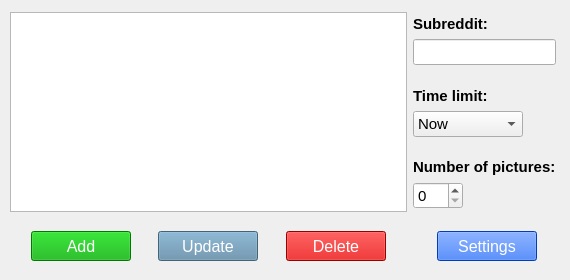
<?xml version="1.0" encoding="UTF-8"?>
<ui version="4.0">
 <class>MainWindow</class>
 <widget class="QMainWindow" name="MainWindow">
  <property name="geometry">
   <rect>
    <x>0</x>
    <y>0</y>
    <width>570</width>
    <height>280</height>
   </rect>
  </property>
  <property name="windowTitle">
   <string>Reddit Background Changer</string>
  </property>
  <widget class="QWidget" name="centralwidget">
   <widget class="QWidget" name="gridLayoutWidget">
    <property name="geometry">
     <rect>
      <x>10</x>
      <y>0</y>
      <width>551</width>
      <height>261</height>
     </rect>
    </property>
    <layout class="QGridLayout" name="gridLayout">
     <item row="2" column="0">
      <layout class="QHBoxLayout" name="horizontalLayout">
       <item>
        <spacer name="horizontalSpacer_3">
         <property name="orientation">
          <enum>Qt::Horizontal</enum>
         </property>
         <property name="sizeHint" stdset="0">
          <size>
           <width>40</width>
           <height>20</height>
          </size>
         </property>
        </spacer>
       </item>
       <item>
        <widget class="QPushButton" name="addButton">
         <property name="minimumSize">
          <size>
           <width>100</width>
           <height>30</height>
          </size>
         </property>
         <property name="font">
          <font>
           <pointsize>12</pointsize>
           <weight>50</weight>
           <bold>false</bold>
          </font>
         </property>
         <property name="styleSheet">
          <string notr="true">background-color: rgb(0, 170, 0);
color: rgb(255, 255, 255);</string>
         </property>
         <property name="text">
          <string>Add</string>
         </property>
        </widget>
       </item>
       <item>
        <spacer name="horizontalSpacer">
         <property name="orientation">
          <enum>Qt::Horizontal</enum>
         </property>
         <property name="sizeHint" stdset="0">
          <size>
           <width>40</width>
           <height>20</height>
          </size>
         </property>
        </spacer>
       </item>
       <item>
        <widget class="QPushButton" name="updateButton">
         <property name="enabled">
          <bool>true</bool>
         </property>
         <property name="minimumSize">
          <size>
           <width>100</width>
           <height>30</height>
          </size>
         </property>
         <property name="font">
          <font>
           <pointsize>12</pointsize>
          </font>
         </property>
         <property name="styleSheet">
          <string notr="true">background-color: rgb(93,138,168);
color: rgb(255, 255, 255);</string>
         </property>
         <property name="text">
          <string>Update</string>
         </property>
         <property name="default">
          <bool>false</bool>
         </property>
         <property name="flat">
          <bool>false</bool>
         </property>
        </widget>
       </item>
       <item>
        <spacer name="horizontalSpacer_2">
         <property name="orientation">
          <enum>Qt::Horizontal</enum>
         </property>
         <property name="sizeHint" stdset="0">
          <size>
           <width>40</width>
           <height>20</height>
          </size>
         </property>
        </spacer>
       </item>
       <item>
        <widget class="QPushButton" name="deleteButton">
         <property name="minimumSize">
          <size>
           <width>100</width>
           <height>30</height>
          </size>
         </property>
         <property name="font">
          <font>
           <pointsize>12</pointsize>
          </font>
         </property>
         <property name="styleSheet">
          <string notr="true">background-color: rgb(208, 0, 0);
color: rgb(255, 255, 255);</string>
         </property>
         <property name="text">
          <string>Delete</string>
         </property>
         <property name="autoDefault">
          <bool>false</bool>
         </property>
         <property name="default">
          <bool>false</bool>
         </property>
         <property name="flat">
          <bool>false</bool>
         </property>
        </widget>
       </item>
       <item>
        <spacer name="horizontalSpacer_4">
         <property name="orientation">
          <enum>Qt::Horizontal</enum>
         </property>
         <property name="sizeHint" stdset="0">
          <size>
           <width>40</width>
           <height>20</height>
          </size>
         </property>
        </spacer>
       </item>
      </layout>
     </item>
     <item row="0" column="0">
      <widget class="QListView" name="subredditView">
       <property name="minimumSize">
        <size>
         <width>280</width>
         <height>200</height>
        </size>
       </property>
       <property name="maximumSize">
        <size>
         <width>16777215</width>
         <height>200</height>
        </size>
       </property>
       <property name="font">
        <font>
         <family>Times New Roman</family>
         <pointsize>18</pointsize>
        </font>
       </property>
       <property name="iconSize">
        <size>
         <width>2</width>
         <height>0</height>
        </size>
       </property>
      </widget>
     </item>
     <item row="0" column="1">
      <layout class="QHBoxLayout" name="horizontalLayout_3">
       <item>
        <layout class="QVBoxLayout" name="verticalLayout">
         <item>
          <spacer name="verticalSpacer_6">
           <property name="orientation">
            <enum>Qt::Vertical</enum>
           </property>
           <property name="sizeHint" stdset="0">
            <size>
             <width>20</width>
             <height>40</height>
            </size>
           </property>
          </spacer>
         </item>
         <item>
          <widget class="QLabel" name="label">
           <property name="font">
            <font>
             <pointsize>11</pointsize>
             <weight>75</weight>
             <bold>true</bold>
            </font>
           </property>
           <property name="text">
            <string>Subreddit:</string>
           </property>
          </widget>
         </item>
         <item>
          <widget class="QLineEdit" name="subredditEdit">
           <property name="font">
            <font>
             <pointsize>11</pointsize>
            </font>
           </property>
          </widget>
         </item>
         <item>
          <spacer name="verticalSpacer_4">
           <property name="orientation">
            <enum>Qt::Vertical</enum>
           </property>
           <property name="sizeHint" stdset="0">
            <size>
             <width>20</width>
             <height>40</height>
            </size>
           </property>
          </spacer>
         </item>
         <item>
          <widget class="QLabel" name="label_2">
           <property name="font">
            <font>
             <pointsize>11</pointsize>
             <weight>75</weight>
             <bold>true</bold>
            </font>
           </property>
           <property name="text">
            <string>Time limit:</string>
           </property>
          </widget>
         </item>
         <item>
          <widget class="QComboBox" name="timeComboBox">
           <property name="maximumSize">
            <size>
             <width>110</width>
             <height>16777215</height>
            </size>
           </property>
           <property name="font">
            <font>
             <pointsize>11</pointsize>
            </font>
           </property>
           <item>
            <property name="text">
             <string>Now</string>
            </property>
           </item>
           <item>
            <property name="text">
             <string>Today</string>
            </property>
           </item>
           <item>
            <property name="text">
             <string>This week</string>
            </property>
           </item>
           <item>
            <property name="text">
             <string>This month</string>
            </property>
           </item>
           <item>
            <property name="text">
             <string>This year</string>
            </property>
           </item>
           <item>
            <property name="text">
             <string>All time</string>
            </property>
           </item>
          </widget>
         </item>
         <item>
          <spacer name="verticalSpacer_5">
           <property name="orientation">
            <enum>Qt::Vertical</enum>
           </property>
           <property name="sizeHint" stdset="0">
            <size>
             <width>20</width>
             <height>40</height>
            </size>
           </property>
          </spacer>
         </item>
         <item>
          <widget class="QLabel" name="label_3">
           <property name="font">
            <font>
             <pointsize>11</pointsize>
             <weight>75</weight>
             <bold>true</bold>
            </font>
           </property>
           <property name="text">
            <string>Number of pictures:</string>
           </property>
          </widget>
         </item>
         <item>
          <widget class="QSpinBox" name="numberSpinBox">
           <property name="maximumSize">
            <size>
             <width>50</width>
             <height>16777215</height>
            </size>
           </property>
           <property name="font">
            <font>
             <pointsize>11</pointsize>
            </font>
           </property>
           <property name="maximum">
            <number>999</number>
           </property>
          </widget>
         </item>
         <item>
          <spacer name="verticalSpacer_3">
           <property name="orientation">
            <enum>Qt::Vertical</enum>
           </property>
           <property name="sizeHint" stdset="0">
            <size>
             <width>20</width>
             <height>40</height>
            </size>
           </property>
          </spacer>
         </item>
        </layout>
       </item>
       <item>
        <spacer name="horizontalSpacer_5">
         <property name="orientation">
          <enum>Qt::Horizontal</enum>
         </property>
         <property name="sizeHint" stdset="0">
          <size>
           <width>40</width>
           <height>20</height>
          </size>
         </property>
        </spacer>
       </item>
       <item>
        <spacer name="horizontalSpacer_6">
         <property name="orientation">
          <enum>Qt::Horizontal</enum>
         </property>
         <property name="sizeHint" stdset="0">
          <size>
           <width>40</width>
           <height>20</height>
          </size>
         </property>
        </spacer>
       </item>
      </layout>
     </item>
     <item row="2" column="1">
      <layout class="QHBoxLayout" name="horizontalLayout_2">
       <item>
        <spacer name="horizontalSpacer_7">
         <property name="orientation">
          <enum>Qt::Horizontal</enum>
         </property>
         <property name="sizeHint" stdset="0">
          <size>
           <width>40</width>
           <height>20</height>
          </size>
         </property>
        </spacer>
       </item>
       <item>
        <widget class="QPushButton" name="settingsButton">
         <property name="minimumSize">
          <size>
           <width>100</width>
           <height>30</height>
          </size>
         </property>
         <property name="font">
          <font>
           <pointsize>12</pointsize>
          </font>
         </property>
         <property name="styleSheet">
          <string notr="true">background-color: rgb(0, 85, 255);
color: rgb(255, 255, 255);</string>
         </property>
         <property name="text">
          <string>Settings</string>
         </property>
         <property name="autoDefault">
          <bool>false</bool>
         </property>
         <property name="default">
          <bool>false</bool>
         </property>
         <property name="flat">
          <bool>false</bool>
         </property>
        </widget>
       </item>
       <item>
        <spacer name="horizontalSpacer_8">
         <property name="orientation">
          <enum>Qt::Horizontal</enum>
         </property>
         <property name="sizeHint" stdset="0">
          <size>
           <width>40</width>
           <height>20</height>
          </size>
         </property>
        </spacer>
       </item>
      </layout>
     </item>
     <item row="1" column="0">
      <spacer name="verticalSpacer">
       <property name="orientation">
        <enum>Qt::Vertical</enum>
       </property>
       <property name="sizeHint" stdset="0">
        <size>
         <width>20</width>
         <height>40</height>
        </size>
       </property>
      </spacer>
     </item>
    </layout>
   </widget>
  </widget>
  <widget class="QMenuBar" name="menubar">
   <property name="geometry">
    <rect>
     <x>0</x>
     <y>0</y>
     <width>570</width>
     <height>21</height>
    </rect>
   </property>
  </widget>
 </widget>
 <resources/>
 <connections/>
</ui>
